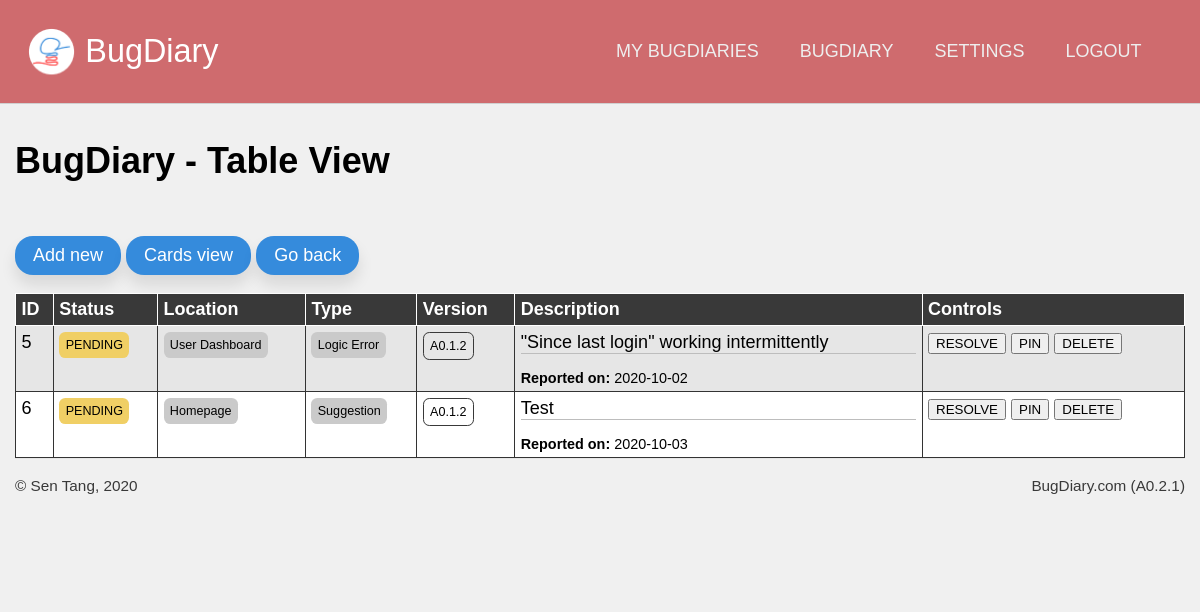
/projects/view_tables/ndryA96L2J7csvoX3ZdnKp (signed in), run on the app's committed database.
### application/models.py (models this page shows, shortened)
class Projects(db.Model):
    id  = db.Column(db.Integer, primary_key = True, nullable = False)
    url = db.Column(db.String(22), index = True, unique = True, nullable = False)
    name = db.Column(db.String(100), nullable = False)
    description = db.Column(db.Text, nullable = False)
    creation_date = db.Column(db.DateTime, index = True, nullable = False)
    expiry_date = db.Column(db.DateTime, index = True, nullable = False)
    status = db.Column(db.String(10), nullable = False)
    access_code = db.Column(db.String(50), nullable = True)
    last_activity = db.Column(db.DateTime(), default = dt.datetime.now())
    memo = db.Column(db.String(500), default = "Post a memo here!")
    owner = db.Column(db.Integer, db.ForeignKey('users.id')) #linked
    bugs = db.relationship('Bugs', backref = 'containing_project', cascade = "all,delete")
    locations = db.relationship('Project_bug_locations', backref = 'locations_in', cascade = "all,delete")
    types = db.relationship('Project_bug_types', backref = 'types_in', cascade = "all,delete")
    settings = db.relationship('Project_settings', backref = 'settings_for', cascade = "all,delete", uselist = False)
    blog_posts = db.relationship('Blog_posts', backref= 'post_target', cascade = "all,delete")

class Bugs(db.Model):
    id = db.Column(db.Integer, primary_key = True)
    ref_id = db.Column(db.Integer)
    details = db.Column(db.Text)
    author = db.Column(db.String(100))
    author_email = db.Column(db.String(100))
    status = db.Column(db.String(20))
    version = db.Column(db.String(20), index = True)
    report_date = db.Column(db.DateTime, index = True, default = dt.datetime.now())
    resolve_date = db.Column(db.DateTime, default = None)
    project = db.Column(db.Integer, db.ForeignKey('projects.id')) #linked
    bug_location = db.Column(db.Integer, db.ForeignKey('project_bug_locations.id')) #linked
    bug_type = db.Column(db.Integer, db.ForeignKey('project_bug_types.id')) #linked
    comments = db.relationship('Bug_comments', backref = "comment_target")

### application/projects/views.py (the view, shortened to what this page needs)
@projects.route('/view_<string:view_type>/<string:project_url>', methods = ['get', 'post'])
@login_required
def view_bugs(view_type, project_url):
    target_project = Projects.query.filter_by(url = project_url).first()
    form = manage_card_form()
    all_bugs = Bugs.query.filter_by(project = target_project.id)
    if not request.args.get('showResolved') and not request.args.get('showDeleted'):
        all_bugs = all_bugs.filter(Bugs.status == "PENDING")
    elif request.args.get('showResolved') and not request.args.get('showDeleted'):
        all_bugs = all_bugs.filter((Bugs.status == "PENDING") | (Bugs.status == "RESOLVED"))
    elif not request.args.get('showResolved') and request.args.get('showDeleted'):
        all_bugs = all_bugs.filter((Bugs.status == "PENDING") | (Bugs.status == "DELETED"))
    if view_type == "tables":
        return render_template('view_tables.html', project = target_project, bug_list = all_bugs if all_bugs.count() != 0 else None, form = form)
    elif view_type == "cards":
        return render_template('view_cards.html', project = target_project, bug_list = all_bugs if all_bugs.count() != 0 else None, form = form)

### application/models.py (called while the page is built)
@login_manager.user_loader
def load_user(user_id):
    return Users.query.get(user_id)

### application/projects/templates/projects/view_tables.html (shortened to what this page needs)
{% extends 'confined.html' %}
{% import 'macros.html' as macros %}
{% import 'macros.html' as macros %}
{% block custom_nav %}
{{ macros.project_nav(project) }}
{% endblock %}
{% block main %}
<h1>{{ project.name }} - Table View</h1>
  <a href="{{ url_for('projects.report', project_url = project.url) }}" class="button-secondary rounded shadowed">Add new</a>
  <a href="{{ url_for('projects.view_bugs', project_url = project.url, view_type = 'cards') }}" class="button-secondary rounded shadowed">Cards view</a>
  <a href="{{ url_for('projects.dashboard', project_url = project.url) }}" class="button-secondary rounded shadowed">Go back</a>
<div>
  <table>
    <thead>
      <th>ID</th>
      <th>Status</th>
      <th>Location</th>
      <th>Type</th>
      <th>Version</th>
      <th>Description</th>
      <th>Controls</th>
    </thead>
    {% if bug_list != None %}
    {% for bug in bug_list %}
      {{ macros.bug_row(bug, True) }}
    {% endfor %}
    {% else %}
    <td colspan="7">
      No results.
    </td>
    {% endif %}
  </table>
</div>
{% endblock %}

### application/templates/macros.html (shortened to what this page needs)
{% macro bug_controls(bug) %}
{% if bug.status != "RESOLVED" %}
<button onclick="fill_card_form('{{bug.id}}', 'resolve')">RESOLVE</button>
{% endif %}
<button onclick="fill_card_form('{{bug.id}}', 'pin')">
    {% if bug.status != "PINNED" %}
    PIN
    {% else %}
    UNPIN
    {% endif %}
</button>
<button onclick="fill_card_form('{{bug.id}}', 'delete')">
    {% if bug.status != "DELETED" %}
    DELETE
    {% else %}
    UNDELETE
    {% endif %}
</button>
{% endmacro %}
{% macro project_nav(project) %}
<a href="{{ url_for('users.dashboard') }}">My BugDiaries</a>
<a href="{{ url_for('projects.dashboard', project_url = project.url) }}">{{project.name}}</a>
<a href="{{ url_for('projects.settings', project_url = project.url) }}">Settings</a>
<a href="{{ url_for('users.logout') }}">Logout</a>
{% endmacro %}
{% macro bug_row(bug, show_controls, color_code = {"PENDING": "bg-yellow", "RESOLVED": "bg-green", "DELETED": 'bg-black', "PINNED": 'bg-red'}) %}
<tr id="row-{{bug.id}}">
    <td>{{bug.ref_id}}</td>
    <td><div class="tag-mini {{ color_code[bug.status] }}">{{ bug.status }}</div></td>
    <td>
        <div class="tag-mini bg-gray">
            <a href="?searchtype=location&searchterm={{bug.bug_location}}">
                {{ bug.bug_location }}
            </a>
        </div>
    </td>
    <td>
        <div class="tag-mini bg-gray">
            <a href="?searchtype=type&searchterm={{bug.bug_type}}">
                {{ bug.bug_type }}
            </a>
        </div>
    </td>
    <td>
        <div class="tag-mini tag-white">
            <a href="?searchtype=version&searchterm={{bug.version}}">
                {{ bug.version }}
            </a>
        </div>
    </td>
    <td>
        <div class="linebreak">
            {{bug.details}}
        </div>
        <div class="author">
             <br>
            <b>Reported on:</b> {{ bug.report_date.strftime('%Y-%m-%d') }}
            <br>
    </td>
    <td>
      {{ bug_controls(bug) }}
    </td>
</tr>
{% endmacro %}

### application/static/css/unilay5.css (style rules this page uses)
body { font-size: 18px; font-family: sans-serif; color: #000; margin: 0; padding: 0; background-color: #f0f0f0; }
header nav a, header #navigation a { text-transform: uppercase; display: inline-block; color: #eeeeee; text-decoration: none; padding: 0 1em; font-family: "Trebuchet MS", Helvetica, sans-serif; }
main a.button-secondary, main a.button-primary { padding: 0.5em 1em; text-decoration: none; margin: 1em auto; display: inline-block; text-align: center; }
main a.button-secondary { background-color: #358bdc; color: #fff; }
a:link, a:visited { color: #ff3939; }
h1 { color: inherit; font-size: 2em; margin: 1em 0; }
.rounded { border-radius: 1em 1em 1em 1em; -moz-border-radius: 1em 1em 1em 1em; -webkit-border-radius: 1em 1em 1em 1em; }
.shadowed { -webkit-box-shadow: 0px 10px 15px 0px rgba(0, 0, 0, 0.1); -moz-box-shadow: 0px 10px 15px 0px rgba(0, 0, 0, 0.1); box-shadow: 0px 10px 15px 0px rgba(0, 0, 0, 0.1); }
.bg-yellow { background-color: #F0CF65; }
.bg-gray { background-color: #cacaca; }
.button-secondary { background-color: #358bdc; color: #fff; }

### application/static/css/custom.css (style rules this page uses)
table { border-collapse: collapse; table-layout: auto; width: 100%; border: 1px solid #333; }
th { background-color: #393939; color: #fff; text-align: left; padding: 0.3em; border: 1px solid #fff; }
td { padding: 0.3em; text-align: left; border: 1px solid #333; vertical-align: top; }
tr:nth-child(odd) td { background: #e6e6e6; }
tr:nth-child(even) td { background: #fff; }
.tag-mini { font-size: 0.7em; margin-bottom: 0.5em; padding: 0.5em; display: inline-block; border-radius: 0.5em; -moz-border-radius: 0.5em; -webkit-border-radius: 0.5em; -webkit-box-sizing: border-box; -moz-box-sizing: border-box; box-sizing: border-box; display: inline-block; }
.tag-white { border: 1px solid #393939; }
.tag a, .tag-mini a { text-decoration: none; color: inherit !important; }
.author { font-size: 0.8em; border-top: 1px solid #bdbdbd; }

### data on the page
Projects: name "BUGDIARY", name "BugDiary"
Bugs: ref_id "5", status "PENDING", bug_location "User Dashboard", bug_type "Logic Error", version "A0.1.2", details "\"Since last login\" working intermittently", report_date "2020-10-02", shows "PIN", shows "DELETE"
Bugs: ref_id "6", status "PENDING", bug_location "Homepage", bug_type "Suggestion", version "A0.1.2", details "Test", report_date "2020-10-03", shows "PIN", shows "DELETE"

### other printed values
{{ version }} "A0.2.1"
